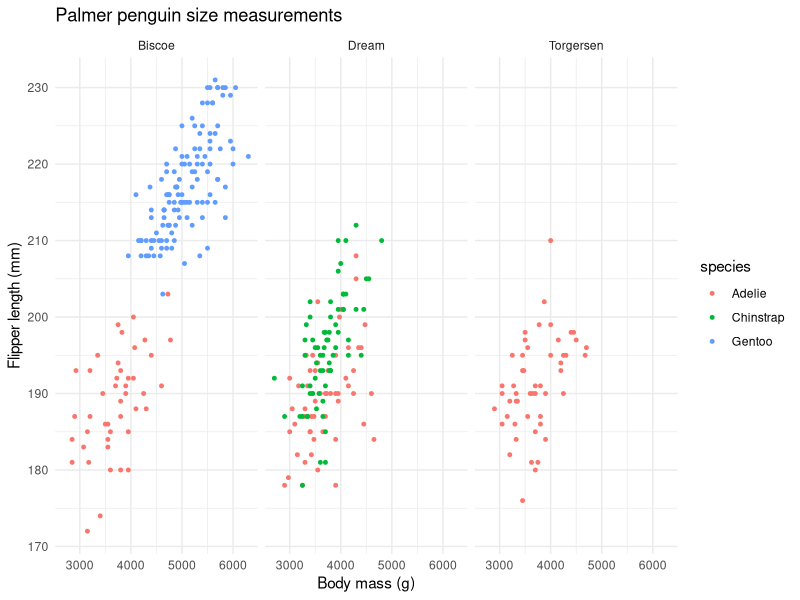
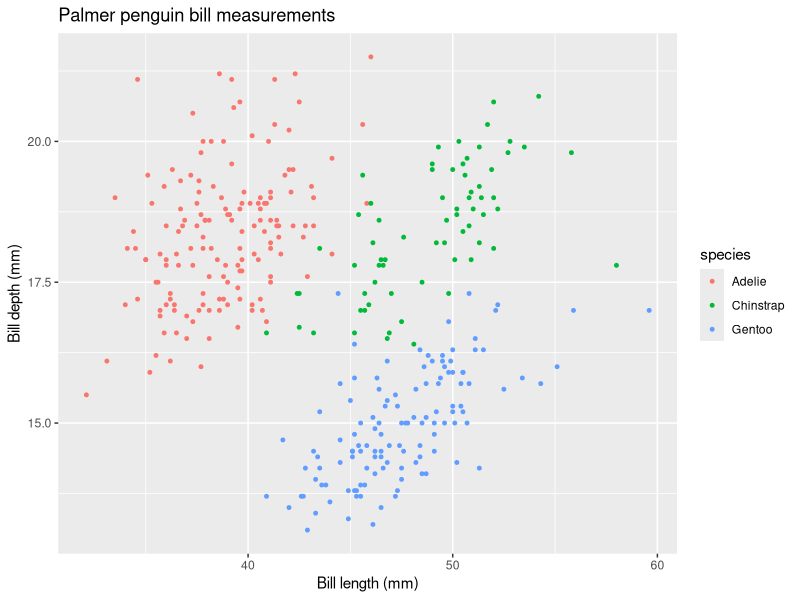
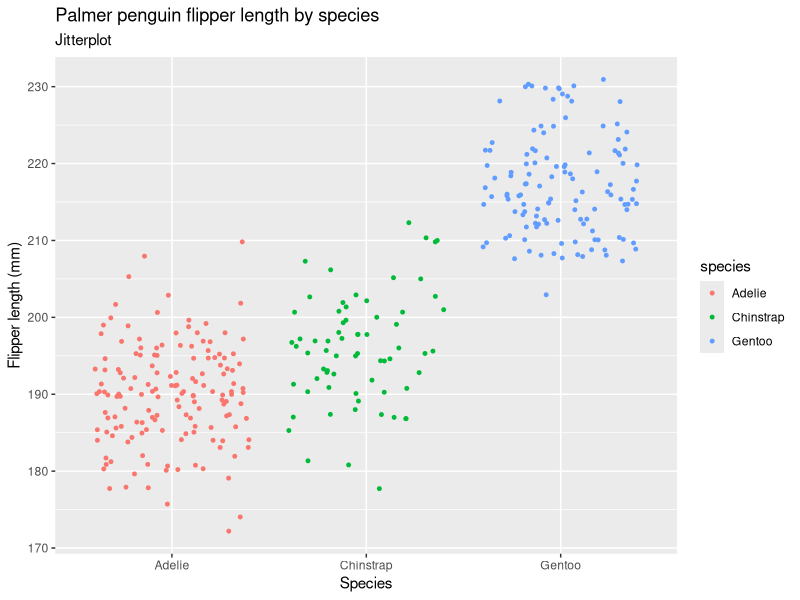

These figures' R source, in order:
## ---- chunk 1
knitr::opts_chunk$set(echo = TRUE)
library(tidyverse)
library("palmerpenguins")
## ---- chunk 2
head(penguins)
glimpse(penguins)
tail(penguins)
## ---- chunk 3
ggplot(data=penguins, aes(x = body_mass_g, y = flipper_length_mm)) + 
  geom_point(aes(color = species), size = 1) +
  facet_wrap(~island) +
  theme_minimal() + 
  labs(x = "Body mass (g)",
       y = "Flipper length (mm)",
       title = "Palmer penguin size measurements")
## ---- chunk 4
ggplot(data=penguins, aes(x = bill_length_mm, y = bill_depth_mm)) + 
  geom_point(aes(color=species), size = 1) +
  labs(x = "Bill length (mm)",
       y = "Bill depth (mm)",
       title = "Palmer penguin bill measurements")
## ---- chunk 5
ggplot(data=penguins, aes(x = species, y = flipper_length_mm)) + 
  geom_jitter(aes(color=species), size = 1, width = 0.4) + 
  labs(x = "Species",
       y = "Flipper length (mm)",
       title = "Palmer penguin flipper length by species",
       subtitle = "Jitterplot")
